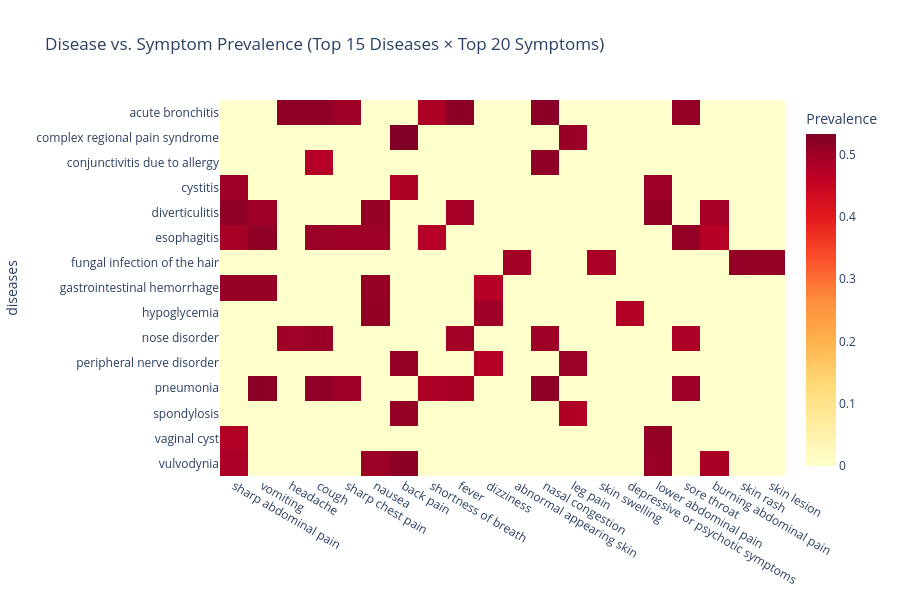

Notebook code for this chart:
### Code cell
# --- Chart 3: Interactive Heatmap (Disease × Symptom) ---
fig3 = px.imshow(
    disease_symptom_matrix,
    color_continuous_scale='YlOrRd',
    title='Disease vs. Symptom Prevalence (Top 15 Diseases × Top 20 Symptoms)',
    labels=dict(color='Prevalence'),
    aspect='auto'
)
fig3.update_layout(height=600)
fig3.show()

### Figure 1 — Plotly figure (JSON) as saved in the notebook; plotly's stock layout.template omitted (floating-point values rounded to 4 significant figures; data arrays with more than 128 entries replaced by an {"elided": "..."} marker saying what was removed)
{"data": [{"coloraxis": "coloraxis", "hovertemplate": "x: %{x}<br>diseases: %{y}<br>Prevalence: %{z}<extra></extra>", "name": "0", "type": "heatmap", "x": ["sharp abdominal pain", "vomiting", "headache", "cough", "sharp chest pain", "nausea", "back pain", "shortness of breath", "fever", "dizziness", "abnormal appearing skin", "nasal congestion", "leg pain", "skin swelling", "depressive or psychotic symptoms", "lower abdominal pain", "sore throat", "burning abdominal pain", "skin rash", "skin lesion"], "xaxis": "x", "y": ["acute bronchitis", "complex regional pain syndrome", "conjunctivitis due to allergy", "cystitis", "diverticulitis", "esophagitis", "fungal infection of the hair", "gastrointestinal hemorrhage", "hypoglycemia", "nose disorder", "peripheral nerve disorder", "pneumonia", "spondylosis", "vaginal cyst", "vulvodynia"], "yaxis": "y", "z": {"elided": "15x20 float values"}}], "layout": {"coloraxis": {"colorbar": {"title": {"text": "Prevalence"}}, "colorscale": [[0, "rgb(255,255,204)"], [0.125, "rgb(255,237,160)"], [0.25, "rgb(254,217,118)"], [0.375, "rgb(254,178,76)"], [0.5, "rgb(253,141,60)"], [0.625, "rgb(252,78,42)"], [0.75, "rgb(227,26,28)"], [0.875, "rgb(189,0,38)"], [1, "rgb(128,0,38)"]]}, "height": 600, "title": {"text": "Disease vs. Symptom Prevalence (Top 15 Diseases × Top 20 Symptoms)"}, "xaxis": {"anchor": "y", "domain": [0, 1]}, "yaxis": {"anchor": "x", "autorange": "reversed", "domain": [0, 1], "title": {"text": "diseases"}}}}
